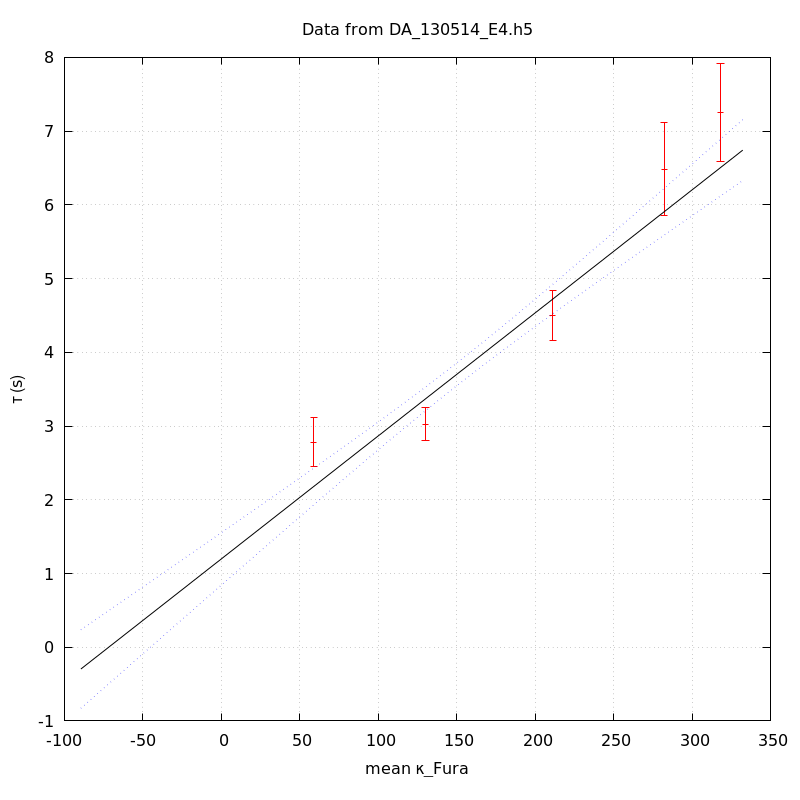

Recreate this plot in gnuplot.
unset key
set grid
set ylabel 'τ (s)'
set xlabel 'mean κ_Fura' noenhanced
set title 'Data from DA_130514_E4.h5' noenhanced
set xrange [-1000<*:*]
plot 'DA_130514_E4_aba_tau_vs_mean_kappa' index 0 using 1:2:(1.96*$3) linecolor rgb 'red' with yerrorbars,\
'' index 1 using 1:2 with lines linecolor rgb 'black',\
'' index 1 using 1:3 with lines linecolor rgb 'blue' lt 'dotted',\
'' index 1 using 1:4 with lines linecolor rgb 'blue' lt 'dotted'
